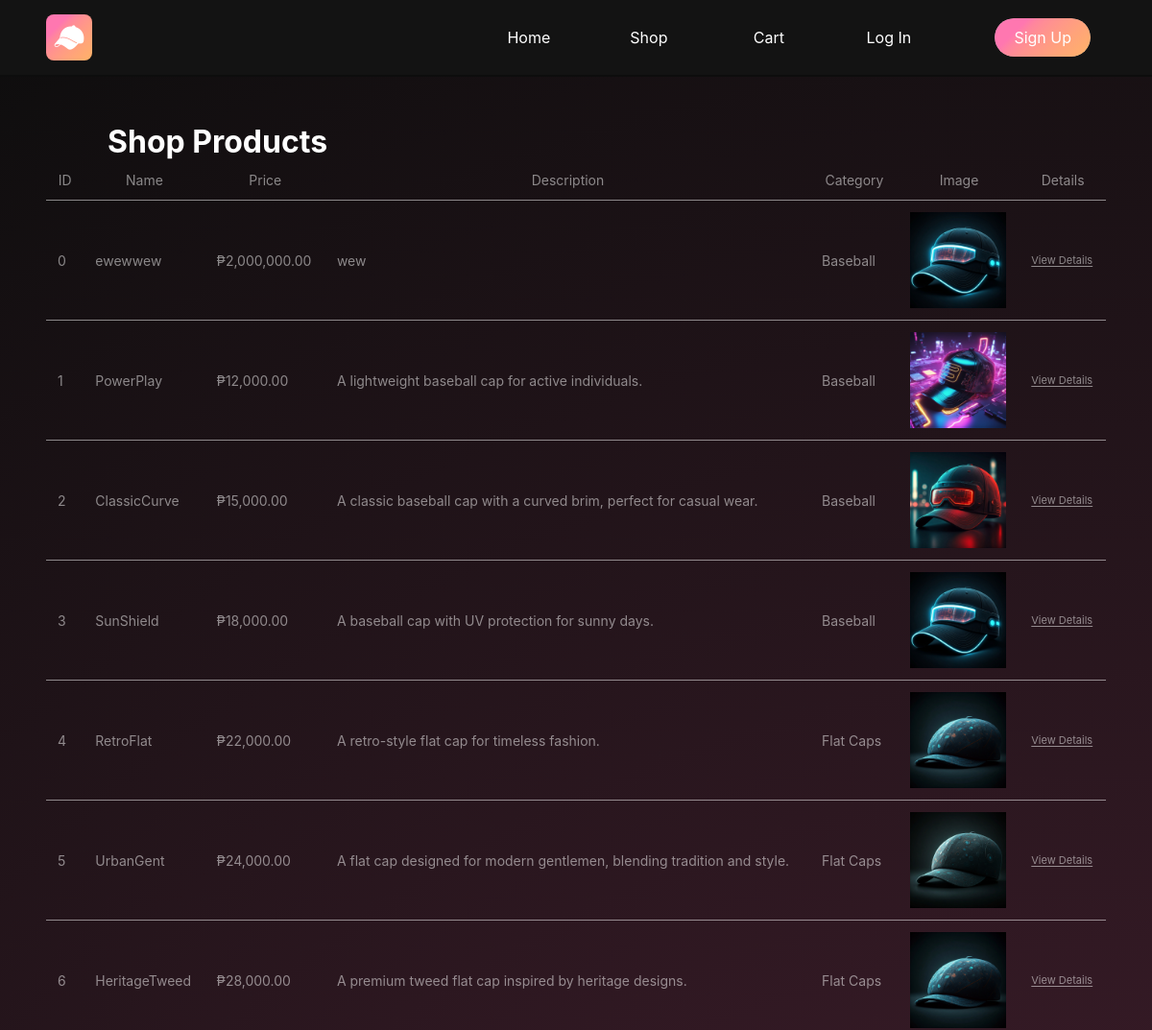
Before: /6/sui/shop.php (upper part) with the older database file.
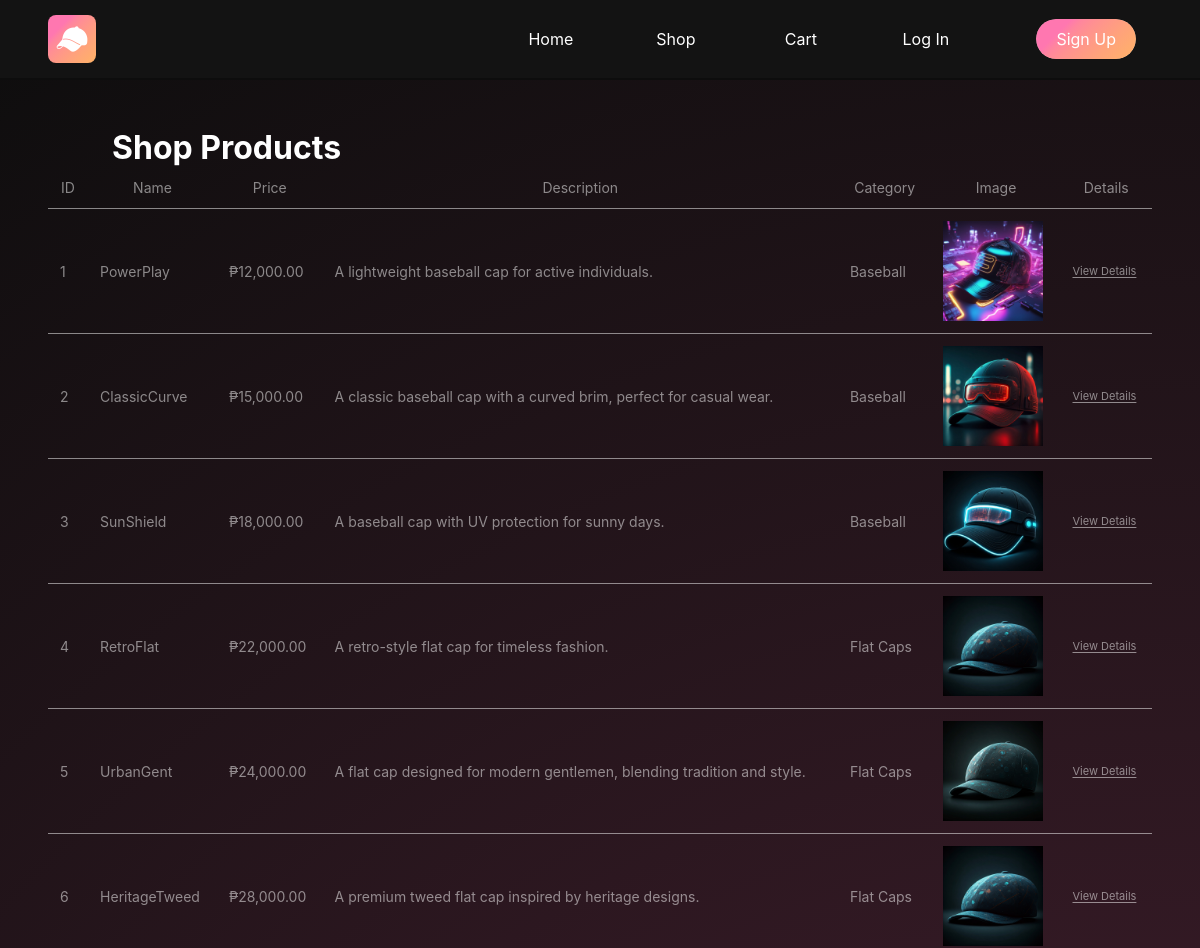
After: the same page with the newer database file.
### tables this page shows
CREATE TABLE `products` (
  `product_id` int(11) NOT NULL,
  `name` varchar(255) NOT NULL,
  `price` decimal(10,2) NOT NULL,
  `description` text NOT NULL,
  `category` varchar(100) NOT NULL,
  `image_url` varchar(255) NOT NULL
);

### 6/sui/shop.php (the view, shortened to what this page needs)
<?php
require_once './db.php';
$imageBaseURL = "./assets/images/";
$query = "SELECT * FROM products";
$result = $conn->query($query);
?>
<html lang="en">
<head>
    <link rel="stylesheet" href="https://use.fontawesome.com/releases/v5.14.0/css/all.css" />
    <link rel="stylesheet" href="./assets/styles/variables.css">
    <link rel="stylesheet" href="./assets/styles/default-styles.css">
    <link rel="stylesheet" href="./assets/styles/shops.css">
</head>
<body>
    <?php require './php/header.php'; ?>
    <main>
        <h1 class="shop-title">Shop Products</h1>
        <table class="product-table">
            <thead>
                <tr>
                    <th>ID</th>
                    <th>Name</th>
                    <th>Price</th>
                    <th>Description</th>
                    <th>Category</th>
                    <th>Image</th>
                    <th>Details</th>
                </tr>
            </thead>
            <tbody>
                <?php while ($row = $result->fetch_assoc()): ?>
                    <tr>
                        <td><?php echo htmlspecialchars($row['product_id']); ?></td>
                        <td><?php echo htmlspecialchars($row['name']); ?></td>
                        <td>₱<?php echo number_format($row['price'], 2); ?></td>
                        <td><?php echo htmlspecialchars($row['description']); ?></td>
                        <td><?php echo htmlspecialchars($row['category']); ?></td>
                        <td>
                            <img src="<?php echo htmlspecialchars($imageBaseURL . $row['image_url']); ?>" alt="<?php echo htmlspecialchars($row['name']); ?>" width="100">
                        </td>
                        <td>
                            <a href="product-detail.php?id=<?php echo urlencode($row['product_id']); ?>" class="details-button">
                                View Details
                            </a>
                        </td>
                    </tr>
                <?php endwhile; ?>
            </tbody>
        </table>
    </main>
</body>
</html>

### 6/sui/php/header.php (shortened to what this page needs)
<?php
$isAdmin = false;
$logoLink = $isAdmin ? './manage-products.php' : './index.php';
?>
<header>
    <nav class="navbar">
        <div class="navbar__logo">
            <a href="<?php echo $logoLink; ?>">
                <span class="navbar__logo-icon"></span>
            </a>
        </div>
        <ul class="navbar__menu">
            <li class="navbar__item"><a href="index.php" class="navbar__links">Home</a></li>
            <li class="navbar__item"><a href="shop.php" class="navbar__links">Shop</a></li>
            <li class="navbar__item"><a href="cart.php" class="navbar__links">Cart</a></li>
            <?php if (isset($_SESSION['loggedin']) && $_SESSION['loggedin'] === true): ?>
                <li class="navbar__item"><a href="logout.php" class="navbar__links">Log Out</a></li>
                <li class="navbar__item"><span class="button">Welcome, <?php echo htmlspecialchars($_SESSION['username']); ?></span></li>
            <?php else: ?>
                <li class="navbar__item"><a href="log-in.php" class="navbar__links">Log In</a></li>
                <li class="navbar__btn"><a href="./register.php" class="button" id="signup">Sign Up</a></li>
            <?php endif; ?>
        </ul>
    </nav>
</header>

### 6/sui/assets/styles/variables.css (style rules this page uses)
:root { --border: 1px solid rgb(255, 255, 255, 0.2); --gradient: linear-gradient(135deg, #926aff, 0%, #ff77b0, 50%, #ffb367 100%); --space-xxsmall: 0.01rem; --space-xsmall: 0.25rem; --space-small: 0.5rem; --space-small-medium: 0.75rem; --space-medium: 1rem; --space-medium-large: 1.25rem; --space-large: 1.5rem; --space-xlarge: 2rem; --space-xxlarge: 3rem; --space-xxxlarge: 5rem; --font-size-xxsmall: 0.6rem; --font-size-xsmall: 0.75rem; --font-size-small: 0.875rem; --font-size-base: 1rem; --font-size-medium: 1.15rem; --font-size-large: 1.25rem; --font-size-xlarge: 1.5rem; --font-size-xxlarge: 2rem; --font-size-xxxlarge: 3rem; --font-size-xxxxlarge: 4rem; --font-weight-light: 300; --font-weight-normal: 400; --font-weight-medium: 500; --font-weight-semibold: 600; --font-weight-bold: 700; --color-black: #0d0d0d; --color-dark-grey: #131313; }

### 6/sui/assets/styles/default-styles.css (style rules this page uses)
.navbar { display: flex; justify-content: space-between; align-items: center; width: 100%; background: var(--color-dark-grey); border-bottom: 2px solid var(--color-black); height: 5rem; position: fixed; padding: 0 3rem; z-index: 3; }
.navbar__logo { display: flex; align-items: center; justify-content: center; height: 3rem; width: 3rem; background-color: #ff8177; background-image: var(--gradient); background-size: 100%; cursor: pointer; border-radius: 8px; }
.navbar__logo-icon { background-image: url('../icon/cap.png'); width: 32px; height: 32px; display: block; background-size: cover; }
.navbar__menu { display: flex; align-items: center; list-style: none; }
.navbar__item { height: 5rem; }
.navbar__links { color: #fff; display: flex; align-items: center; justify-content: center; width: 125px; text-decoration: none; height: 100%; transition: all 0.3s ease; / }
.navbar__btn { display: flex; justify-content: center; align-items: center; padding: 0 1rem; width: 100%; }
.button { display: flex; justify-content: center; align-items: center; text-decoration: none; padding: 10px 20px; height: 100%; width: 100%; border: none; outline: 5px solid transparent; outline-offset: -5px; background: white; background-image: var(--gradient); background-clip: padding-box, border-box; color: #fff; border-radius: 64px; margin-left: 2rem; }

### 6/sui/assets/styles/shops.css (style rules this page uses)
* { box-sizing: border-box; margin: 0; padding: 0; font-family: 'Inter', sans-serif; scroll-behavior: smooth; }
body { display: flex; flex-direction: column; background: rgb(13, 13, 13); background: radial-gradient(circle at bottom right, rgba(13, 13, 13, 1) 0%, rgba(62, 29, 43, 1) 28%, rgba(13, 13, 13, 1) 100%); }
main { margin-top: 5rem; flex: 1; display: grid; padding: var(--space-xxlarge); }
img { max-width: 100%; }
.shop-title { color: #fff; height: fit-content; display: inline-flex; padding-inline: 4rem; }
.product-table :where(th, td) { padding: 12px; border-bottom: 1px solid rgba(255, 255, 255, 0.5); }
.product-table .details-button { color: inherit; font-size: 11px; white-space: nowrap; text-underline-offset: 2px; }
.product-table th { white-space: nowrap; font-weight: normal; }

Changed rows visible on the page:
removed products: product_id "0", name "ewewwew", price "2,000,000.00", description "wew", category "Baseball", image_url (picture)
